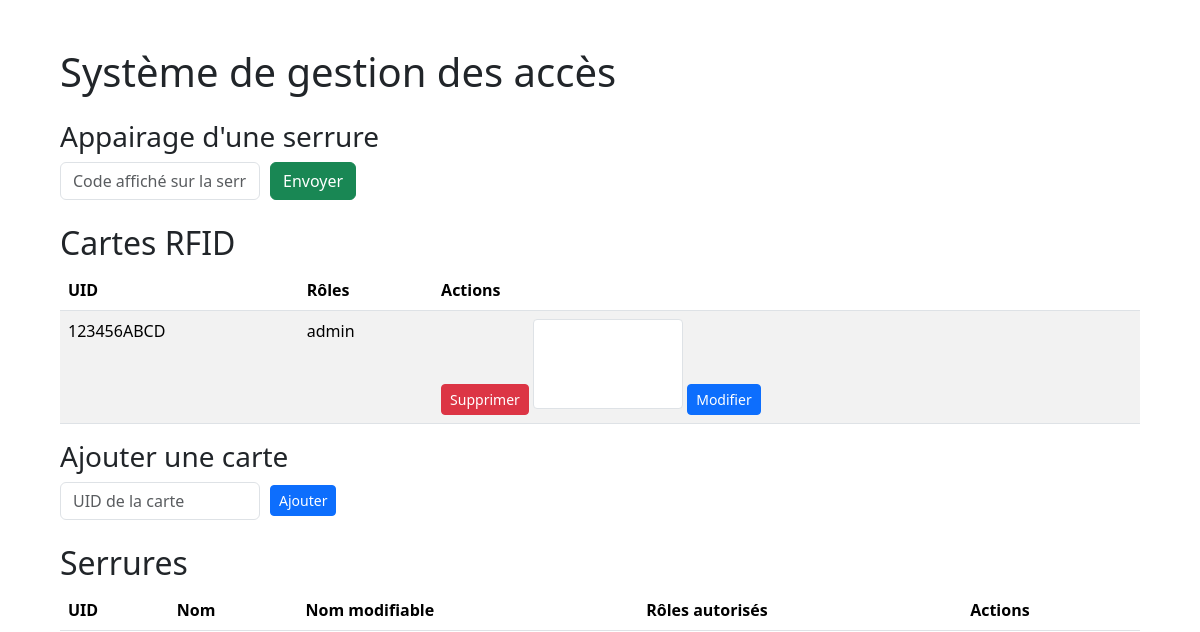
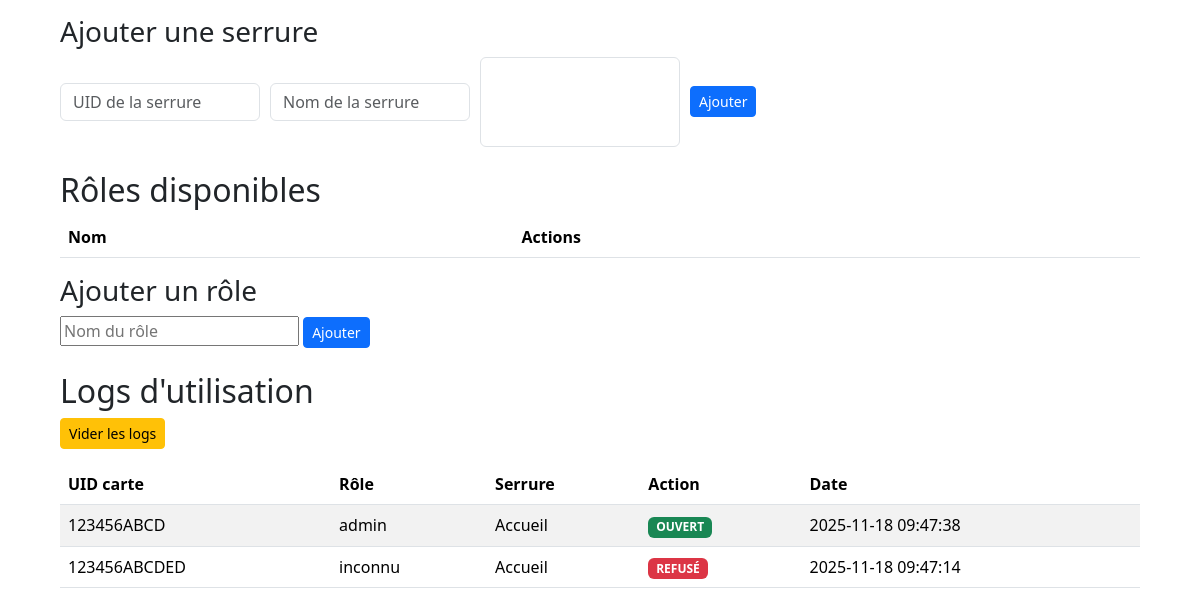
Before: / with the older database file (2 pictures, top to bottom).
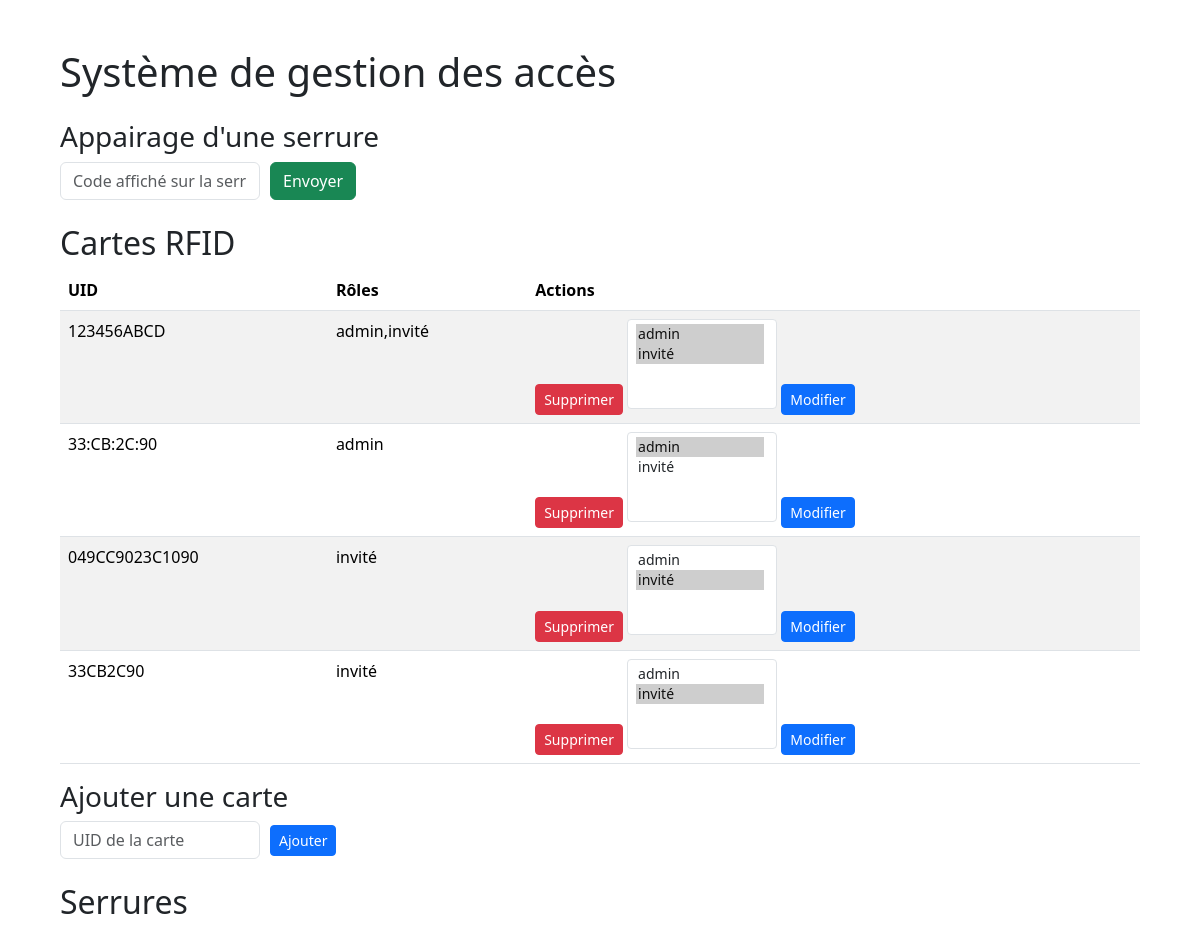
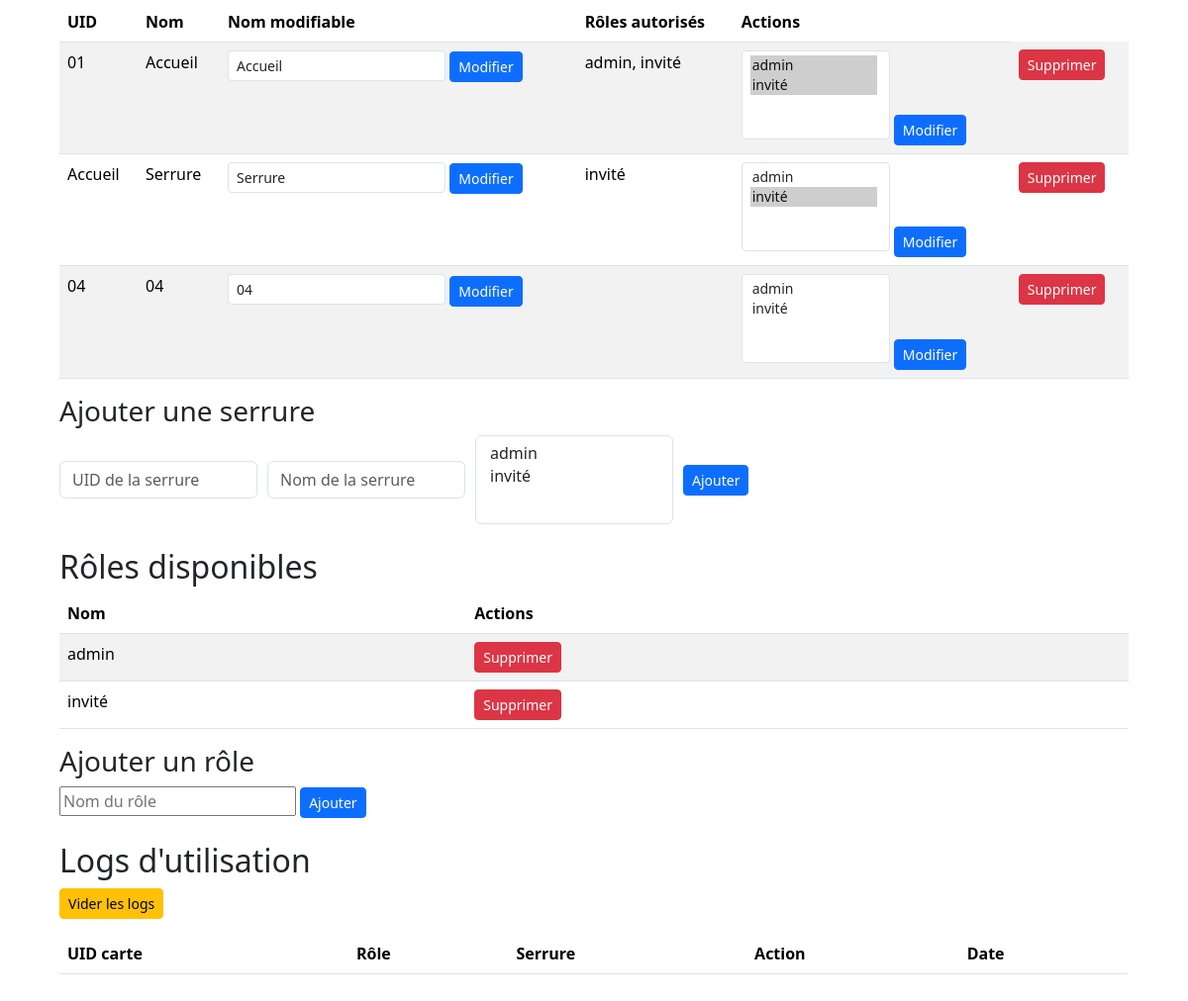
After: the same page with the newer database file (2 pictures, top to bottom).
### tables this page shows
CREATE TABLE cartes (
    id INTEGER PRIMARY KEY AUTOINCREMENT,
    uid TEXT UNIQUE,
    role TEXT
);

CREATE TABLE logs (
    id INTEGER PRIMARY KEY AUTOINCREMENT,
    uid_carte TEXT,
    uid_serrure TEXT,
    role TEXT,
    action TEXT,
    date_utilisation DATETIME DEFAULT CURRENT_TIMESTAMP
);

CREATE TABLE serrures (
    id INTEGER PRIMARY KEY AUTOINCREMENT,
    uid TEXT UNIQUE,
    nom TEXT,
    roles_autorises TEXT
);

CREATE TABLE roles (
    id INTEGER PRIMARY KEY AUTOINCREMENT,
    nom TEXT UNIQUE
);

### main.py (the view)
@app.get("/", response_class=HTMLResponse)
def index(request: Request):
    conn_local = sqlite3.connect("serrure.db")
    cursor_local = conn_local.cursor()
    cursor_local.execute("SELECT uid, role FROM cartes")
    cartes = cursor_local.fetchall()
    cursor_local.execute("SELECT * FROM serrures")
    serrures = cursor_local.fetchall()
    cursor_local.execute("SELECT * FROM logs ORDER BY date_utilisation DESC LIMIT 50")
    logs = cursor_local.fetchall()
    cursor_local.execute("SELECT * FROM roles")
    roles = cursor_local.fetchall()
    conn_local.close()
    return templates.TemplateResponse("index.html", {
        "request": request,
        "cartes": cartes,
        "serrures": serrures,
        "logs": logs,
        "roles": roles
    })

### templates/index.html (shortened to what this page needs)
<!DOCTYPE html>
<html lang="fr">
<head>
    <link rel="stylesheet" href="/static/styles.css">
    <link href="https://cdn.jsdelivr.net/npm/bootstrap@5.3.2/dist/css/bootstrap.min.css" rel="stylesheet">
</head>
<body class="p-5">
<div class="container">
    <h1 class="mb-4">Système de gestion des accès</h1>
    <div class="mb-4">
        <h3>Appairage d'une serrure</h3>
        <form id="pairing-form" style="display:flex; gap:10px; align-items:center;">
            <input type="text" id="pairing-code" placeholder="Code affiché sur la serrure" required class="form-control" style="width:200px;">
            <button type="submit" class="btn btn-success">Envoyer</button>
        </form>
    </div>
<h2>Cartes RFID</h2>
<table class="table table-striped">
    <thead>
        <tr>
            <th>UID</th>
            <th>Rôles</th>
            <th>Actions</th>
        </tr>
    </thead>
    <tbody>
        {% for carte in cartes %}
        <tr>
            <td>{{ carte[0] }}</td>
            <td>{{ carte[1] }}</td>
            <td>
                <form method="post" action="/cartes/supprimer" style="display:inline;">
                    <button type="submit" class="btn btn-danger btn-sm">Supprimer</button>
                </form>
                <form method="post" action="/cartes/modifier_roles/{{ carte[0] }}" style="display:inline;">
                    {% set roles_carte = carte[1].split(',') if carte[1] else [] %}
                    <select name="roles_autorises" multiple
                            class="form-select form-select-sm d-inline-block"
                            style="width:150px; height:90px;">
                        {% for role in roles %}
                            <option value="{{ role[1] }}"
                                {% if role[1] in roles_carte %}selected{% endif %}>
                                {{ role[1] }}
                            </option>
                        {% endfor %}
                    </select>
                    <button type="submit" class="btn btn-primary btn-sm">Modifier</button>
                </form>
            </td>
        </tr>
        {% endfor %}
    </tbody>
</table>
<h3>Ajouter une carte</h3>
<form method="post" action="/cartes/ajouter" style="display:flex; gap:10px; align-items:center;">
    <input type="text" name="uid" placeholder="UID de la carte" required class="form-control" style="width:200px;">
    <button type="submit" class="btn btn-primary btn-sm">Ajouter</button>
</form>
<h2 class="mt-4">Serrures</h2>
<table class="table table-striped">
    <thead>
        <tr>
            <th>UID</th>
            <th>Nom</th>
            <th>Nom modifiable</th>
            <th>Rôles autorisés</th>
            <th>Actions</th>
        </tr>
    </thead>
    <tbody>
        {% for serrure in serrures %}
        <tr>
            <td>{{ serrure[1] }}</td>
            <td>{{ serrure[2] }}</td>
            <td>
                <form method="post" action="/serrures/modifier_nom/{{ serrure[1] }}" style="display:inline;">
                    <input type="text" name="nom" value="{{ serrure[2] }}" class="form-control form-control-sm" style="width:auto; display:inline-block;">
                    <button type="submit" class="btn btn-primary btn-sm">Modifier</button>
                </form>
            </td>
            <td>
    {% set roles_serrure = serrure[3].split(',') if serrure[3] else [] %}
    {{ roles_serrure | join(', ') }}
</td>
<td>
    <form method="post" action="/serrures/modifier_roles/{{ serrure[1] }}" style="display:inline;">
        <select name="roles_autorises" multiple
                class="form-select form-select-sm d-inline-block"
                style="width:150px; height:90px;">
            {% for role in roles %}
                <option value="{{ role[1] }}"
                    {% if role[1] in roles_serrure %}selected{% endif %}>
                    {{ role[1] }}
                </option>
            {% endfor %}
        </select>
        <button type="submit" class="btn btn-primary btn-sm">Modifier</button>
    </form>
</td>
            <td>
                <form method="post" action="/serrures/supprimer" style="display:inline;">
                    <button class="btn btn-danger btn-sm">Supprimer</button>
                </form>
            </td>
        </tr>
        {% endfor %}
    </tbody>
</table>
<h3>Ajouter une serrure</h3>
<form method="post" action="/serrures/ajouter" style="display:flex; gap:10px; align-items:center;" class="mb-4">
    <input type="text" name="uid" placeholder="UID de la serrure" required class="form-control" style="width:200px;">
    <input type="text" name="nom" placeholder="Nom de la serrure" required class="form-control" style="width:200px;">
    <select name="roles_autorises" multiple class="form-select" style="width:200px; height:90px;">
        {% for role in roles %}
            <option value="{{ role[1] }}">{{ role[1] }}</option>
        {% endfor %}
    </select>
    <button type="submit" class="btn btn-primary btn-sm">Ajouter</button>
</form>
<h2>Rôles disponibles</h2>
<table class="table table-striped">
    <thead>
        <tr>
            <th>Nom</th>
            <th>Actions</th>
        </tr>
    </thead>
    <tbody>
        {% for role in roles %}
        <tr>
            <td>{{ role[1] }}</td>
            <td>
                <form method="post" action="/roles/supprimer" style="display:inline;">
                    <button class="btn btn-danger btn-sm">Supprimer</button>
                </form>
            </td>
        </tr>
        {% endfor %}
    </tbody>
</table>
    <h3>Ajouter un rôle</h3>
    <form method="post" action="/roles/ajouter" class="mb-4">
        <input type="text" name="nom" placeholder="Nom du rôle" required>
        <button class="btn btn-primary btn-sm">Ajouter</button>
    </form>
<h2>Logs d'utilisation</h2>
<form method="post" action="/logs/vider" style="margin-bottom: 15px;">
    <button type="submit" class="btn btn-warning btn-sm">Vider les logs</button>
</form>
<table class="table table-striped">
    <thead>
        <tr>
            <th>UID carte</th>
            <th>Rôle</th>
            <th>Serrure</th>
            <th>Action</th>
            <th>Date</th>
        </tr>
    </thead>
    <tbody>
        {% for log in logs %}
        <tr>
            <td>{{ log[1] }}</td>
            <td>{{ log[3] }}</td>
            <td>{{ log[2] }}</td>
            <td>
                {% if log[4] == "OPEN" %}
                    <span class="badge bg-success">OUVERT</span>
                {% else %}
                    <span class="badge bg-danger">REFUSÉ</span>
                {% endif %}
            </td>
            <td>{{ log[5] }}</td>
        </tr>
        {% endfor %}
    </tbody>
</table>
</div>
</body>
</html>

Changed rows visible on the page:
removed logs: uid_carte "123456ABCD", role "admin", uid_serrure "Accueil", action "OUVERT", date_utilisation "2025-11-18 09:47:38"
removed logs: uid_carte "123456ABCDED", role "inconnu", uid_serrure "Accueil", action "REFUSÉ", date_utilisation "2025-11-18 09:47:14"
changed cartes "123456ABCD": role "admin" → "admin,invité"; roles_autorises (not shown) → "admin ☑ / invité ☑"
added cartes: uid "33:CB:2C:90", role "admin", roles_autorises "admin ☑ / invité"
added cartes: uid "049CC9023C1090", role "invité", roles_autorises "admin / invité ☑"
added cartes: uid "33CB2C90", role "invité", roles_autorises "admin / invité ☑"
added serrures: uid "01", nom "Accueil", roles_serrure "admin, invité", roles_autorises "admin ☑ / invité ☑"
added serrures: uid "Accueil", nom "Serrure", roles_autorises "invité", roles_autorises "admin / invité ☑"
added serrures: uid "04", nom "04"
added roles: nom "admin"
added roles: nom "invité"
Other visible differences:
form field roles_autorises: (not shown) → "admin / invité"
